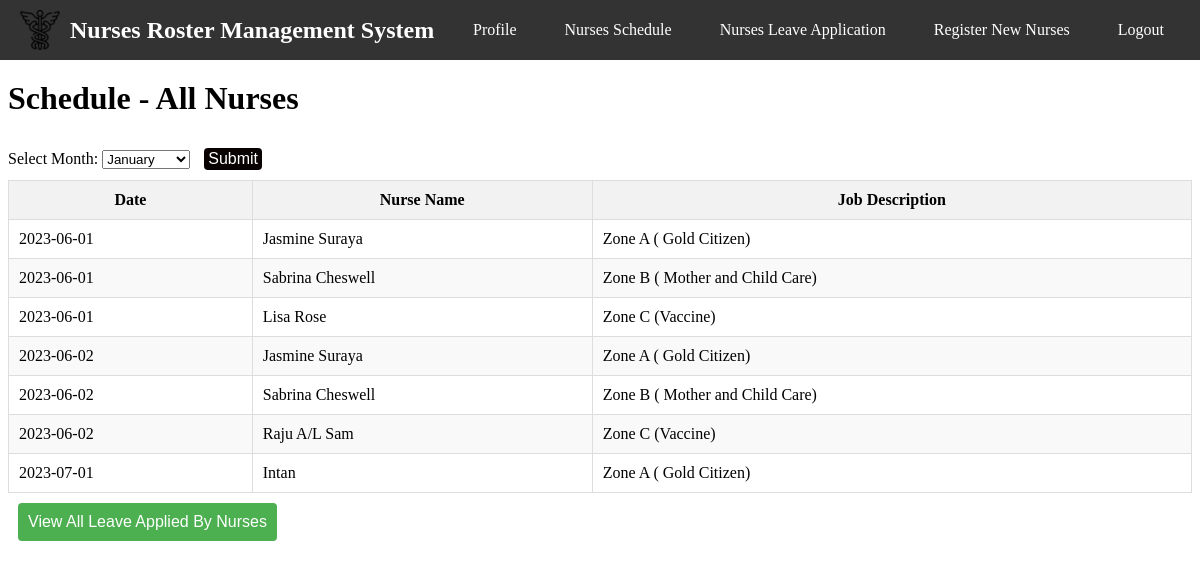
/viewScheduleNurseAll.php (signed in), run on the app's committed database.
### tables this page shows
CREATE TABLE `schedule` (
  `scheduleID` int(20) NOT NULL,
  `date` date NOT NULL,
  `nursesID` int(20) NOT NULL
);

CREATE TABLE `nurses` (
  `nursesID` int(20) NOT NULL,
  `nursesName` varchar(50) NOT NULL,
  `nursesPhoneNo` varchar(20) NOT NULL,
  `nursesEmail` varchar(50) NOT NULL,
  `nursesPassword` varchar(50) NOT NULL,
  `user_type` varchar(20) NOT NULL,
  `jobID` int(20) NOT NULL
);

CREATE TABLE `job` (
  `jobID` int(20) NOT NULL,
  `jobDescription` varchar(50) NOT NULL
);

### viewScheduleNurseAll.php (the view, shortened to what this page needs)
<?php
include_once 'connection.php';
$query = "SELECT s.date, n.nursesName, j.jobDescription
          FROM schedule s
          INNER JOIN nurses n ON s.nursesID = n.nursesID
          INNER JOIN job j ON n.jobID = j.jobID";
$result = mysqli_query($conn, $query);
if ($result) {
    $schedules = mysqli_fetch_all($result, MYSQLI_ASSOC);
} else {
    $error_message = "Failed to retrieve schedules.";
}
?>
<!DOCTYPE html>
<html lang="en">
<head>
</head>
<body>
<div class="navbar">
        <a href="#" class="navbar-logo">
            <img src="nurseslogo.png" alt="Logo">
            <h1 class="navbar-title">Nurses Roster Management System</h1>
        </a>
        <ul>
            <li><a class="active" href="chiefMain.php">Profile</a></li>
            <li><a href="viewScheduleNurseAll.php">Nurses Schedule</a></li>
            <li><a href="viewNursesApplyLeave.php">Nurses Leave Application</a></li>
            <li><a href="addNewNurses.php">Register New Nurses</a></li>
            <li><a class="logout" href="logout.php">Logout</a></li>
        </ul>
    </div>
    <h1 style="margin-top: 80px;">Schedule - All Nurses</h1>
    <form method="POST" action="viewScheduleNurseAll.php" style="margin-top: 20px;">
        <label for="select_month">Select Month:</label>
        <select name="select_month" id="select_month">
            <option value="1">January</option>
        </select>
        <button type="submit" class="view-month-button">Submit</button>
    </form>
    <?php if (isset($error_message)) { ?>
        <p><?php echo $error_message; ?></p>
    <?php } else { ?>
        <table>
            <thead>
                <tr>
                    <th>Date</th>
                    <th>Nurse Name</th>
                    <th>Job Description</th>
                </tr>
            </thead>
            <tbody>
                <?php foreach ($schedules as $schedule) { ?>
                    <tr>
                        <td><?php echo $schedule['date']; ?></td>
                        <td><?php echo $schedule['nursesName']; ?></td>
                        <td><?php echo $schedule['jobDescription']; ?></td>
                    </tr>
                <?php } ?>
            </tbody>
        </table>
        <form action="viewNursesApplyLeave.php" method="POST">
            <button type="submit" class="view-schedule-button">View All Leave Applied By Nurses</button>
        </form>
    <?php } ?>
</body>
</html>

### viewScheduleNurseAll.php (style rules this page uses)
.navbar { background-color: #333; overflow: hidden; position: fixed; top: 0; left: 0; right: 0; height: 60px; z-index: 100; display: flex; align-items: center; justify-content: space-between; padding: 0 20px; }
.navbar-logo { display: flex; align-items: center; color: white; text-decoration: none; }
.navbar-logo img { width: 40px; height: 40px; margin-right: 10px; }
.navbar-title { font-weight: bold; font-size: 24px; line-height: 60px; margin: 0; padding: 0; }
.navbar ul { list-style-type: none; margin: 0; padding: 0; }
.navbar li { float: left; margin-left: 16px; }
.navbar li a { display: block; color: white; text-align: center; padding: 16px; text-decoration: none; }
table { border-collapse: collapse; width: 100%; }
table th, table td { padding: 10px; border: 1px solid #ddd; }
table th { background-color: #f2f2f2; font-weight: bold; }
table tr:nth-child(even) { background-color: #f9f9f9; }
.view-schedule-button { background-color: #4CAF50; border: none; color: white; padding: 10px 10px; text-align: center; text-decoration: none; display: inline-block; font-size: 16px; margin: 10px; cursor: pointer; border-radius: 4px; }
.view-month-button { background-color: #090203; border: none; color: white; padding: 2px 4px; text-align: center; text-decoration: none; display: inline-block; font-size: 16px; margin: 10px; cursor: pointer; border-radius: 4px; }

### data on the page
schedule: date "2023-06-01", nursesID.nursesName "Jasmine Suraya", job.jobDescription "Zone A ( Gold Citizen)"
schedule: date "2023-06-01", nursesID.nursesName "Sabrina Cheswell", job.jobDescription "Zone B ( Mother and Child Care)"
schedule: date "2023-06-01", nursesID.nursesName "Lisa Rose", job.jobDescription "Zone C (Vaccine)"
schedule: date "2023-06-02", nursesID.nursesName "Jasmine Suraya", job.jobDescription "Zone A ( Gold Citizen)"
schedule: date "2023-06-02", nursesID.nursesName "Sabrina Cheswell", job.jobDescription "Zone B ( Mother and Child Care)"
schedule: date "2023-06-02", nursesID.nursesName "Raju A/L Sam", job.jobDescription "Zone C (Vaccine)"
schedule: date "2023-07-01", nursesID.nursesName "Intan", job.jobDescription "Zone A ( Gold Citizen)"
